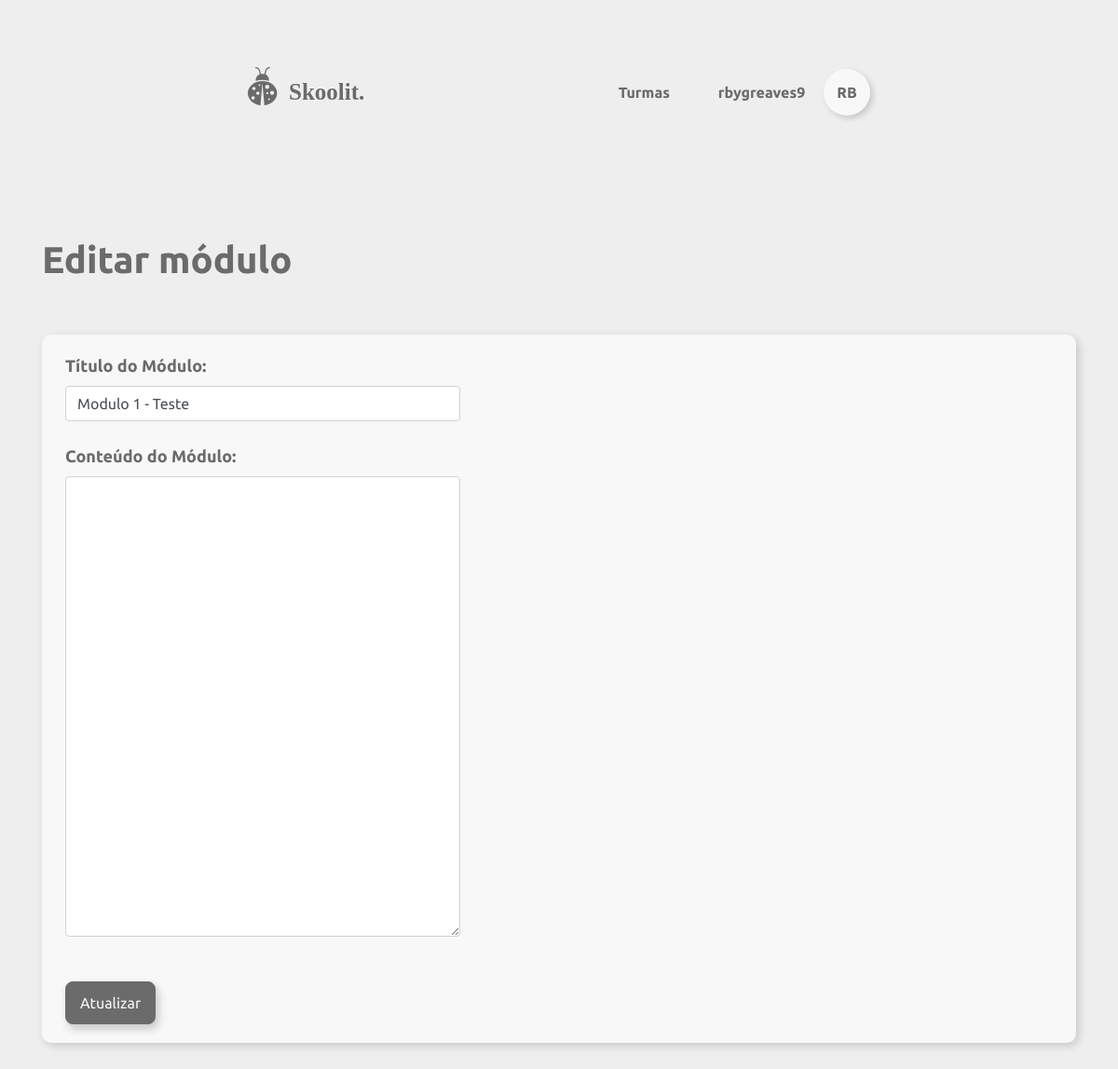
Page /turmas/editar-modulo/2/1 (signed in) on the committed database.
### skoolit/models/usuario.py (models this page shows, shortened)
class Usuario(UserMixin,db.Model):
	__tablename__ = 'usuarios'
	id = db.Column(db.Integer, primary_key=True)
	email = db.Column(db.String, nullable=False)
	papel = db.Column(db.String)
	nome = db.Column(db.String, nullable=False)
	hashSenha = db.Column(db.String, nullable=False)
	__mapper_args__ = {
		'polymorphic_identity':'usuario',
		'polymorphic_on':papel
    }
	def dbGetUser(id):
		return Usuario.query.filter_by(id=id).first_or_404()

### skoolit/models/modulo.py (models this page shows, shortened)
class Modulo(db.Model):
	__tablename__ = 'modulos'
	id = db.Column(db.Integer, primary_key=True, autoincrement=True)
	titulo = db.Column(db.String, nullable=False)
	turma_id = db.Column(db.Integer, db.ForeignKey('turmas.id'), nullable=False)
	texto = db.Column(db.Text, nullable=False)
	def dbGetModulo(id):
		return Modulo.query.filter_by(id=id).first_or_404()

### skoolit/views/turmas.py (the view)
@turmas.route('/editar-modulo/<id>/<modulo_id>', methods=['POST', 'GET'])
def editarModulo(id, modulo_id):
	turma = Turma.dbGetTurma(id)
	if not turma.ehProfessor(current_user.id):
		return redirect(url_for('turmas.listar', id=turma.id))
	modulo = Modulo.dbGetModulo(modulo_id)
	form = EditarModuloForm()
	if form.validate_on_submit():
		titulo = form.titulo.data
		texto = form.texto.data
		modulo.dbUpdateModulo(titulo=titulo, texto=texto)
		return redirect(url_for('turmas.listar', id=turma.id))
	return render_template('turmas/editar_modulo.html', form=form, modulo=modulo)

### skoolit/forms/turmas_forms.py
class EditarModuloForm(FlaskForm):
    titulo = StringField("Título do Módulo: ", validators=[CampoObrigatorio()])
    texto = TextAreaField("Conteúdo do Módulo: ", validators=[CampoObrigatorio()])
    submit = SubmitField("Atualizar")

### skoolit/models/turma.py (called while the page is built)
	def dbGetTurma(id):
		return Turma.query.filter_by(id=id).first_or_404()

	def ehProfessor(self, id):
		for prof in self.professores:
			if str(prof.id) == str(id):
				return True
		return False

### skoolit/views/auth.py (called while the page is built)
@loginManager.user_loader
def load_user(id):
    return Usuario.dbGetUser(id)

### skoolit/views/turmas.py (called while the page is built)
@turmas.before_request
@login_required
def exigirLogin():
	pass

### skoolit/templates/turmas/editar_modulo.html (shortened to what this page needs)
{% extends "navfoot.html" %}
{% block style %}
    <link rel="stylesheet" href="{{ url_for('static', filename='turmas/criar_turma.css') }}">
{% endblock %}
{% block content %}
<div class="container conteudo">
	<div class="d-flex justify-content-between mb-5">
		<h1 class="bold">Editar módulo</h1>
	</div>
	<form class="form-turma" method="POST">
		<div class="d-flex">
			<div class="col-5 mr-auto">
				{{form.titulo.label(class="form-label")}}
				{{form.titulo(class="form-control", size=40, value=modulo.titulo)}}
				<br>
			</div>
		</div>
		<div class="d-flex flex-wrap justify-content-start align-items-start">
			<div class="col-5">
				{{form.texto.label(class="form-label")}}
				{{form.texto(class="form-control", cols=15, rows=20)|safe}}
				<br>
			</div>
		</div>
		<br>
		<div class="d-flex">
			<div class="col-5 mr-auto">
				{{form.submit(class="btn")}}
			</div>
		</div>
	</form>
</div>
{% endblock %}

### skoolit/templates/navfoot.html (shortened to what this page needs)
{% extends "base.html" %}
{% block navbar %}
<div class="navbar d-flex justify-content-between">
	{% if current_user.is_anonymous %}
		<a href="{{url_for('landing')}}"><img src="{{ url_for('static', filename='logo.svg') }}" alt="logo"></a>
	{% else %}
		<a href="{{url_for('home')}}"><img src="{{ url_for('static', filename='logo.svg') }}" alt="logo"></a>
	{% endif %}
	<div class="mt-3">
		{% if request.path != '/' and request.path != '/pagina_inicial' %}
			<div class="d-inline-block">
				{% if current_user.papel == "adm" %}
				<a class="navbar-btn mr-3" role="button" href="{{url_for('usuarios.listar')}}"><b>Usuarios</b></a>
				<a class="navbar-btn mr-3" role="button" href="{{url_for('materias.listar')}}"><b>Materias</b></a>
				<a class="navbar-btn mr-5" role="button" href="{{url_for('turmas.listar')}}"><b>Turmas</b></a>
				{% else %}
				<a class="navbar-btn mr-5" role="button" href="{{url_for('home')}}"><b>Turmas</b></a>
				{% endif %}
			</div>
		{% endif %}
		{% if current_user.is_anonymous %}
			{% if request.path != '/pagina_inicial' and request.path != '/' %}
				<a class="navbar-btn mr-3" href="{{url_for('auth.login')}}"><b>Fazer login</b></a>
			{% endif %}
		{% else %}
			<div  class="dropdown show d-inline-block">
				<p class="mr-3 d-inline-block"><b>{{ current_user.nome }}</b></p>
				<a class="perfil-menu" href="#" role="button" id="dropdownMenuLink" data-toggle="dropdown" aria-haspopup="true" aria-expanded="false">
					<div class="perfil-circulo rounded-circle text-center">
						<b>{{ current_user.nome[0:2].upper()}}</b>
					</div>
				</a>
			</div>
		{% endif %}
	</div>
</div>
{% endblock %}

### skoolit/static/geral.css (style rules this page uses)
html { --background: #EFEEEE; --background-card: #A2A2A2; --white: #F8F8F8 !important; --accent: #6B6B6B; --accent-hover: #585858; --font: #6B6B6B; }
body { background-color: var(--background); }
* { font-family: 'Ubuntu', sans-serif; color: var(--font); }
.container.conteudo { margin-top: 120px; }
.btn { background-color: var(--accent) !important; border-color: var(--accent) !important; color: var(--white); border-radius: 8px; padding: 10px 15px; box-shadow: 3px 5px 10px rgba(0, 0, 0, .2); outline: none !important; }
.bold { font-weight: bold; }

### skoolit/static/navfoot.css (style rules this page uses)
.navbar { margin-left: 250px; margin-right: 250px; margin-top: 50px }
a.perfil-menu, a.opcao-menu, a.navbar-btn, a.opcao-menu:active { color: inherit; text-decoration: none; outline: none; }
.dropdown a { background-color: var(--white) transparent !important; }
.perfil-circulo { width: 50px; height: 50px; background-color: var(--white); box-shadow: 3px 3px 6px rgba(0, 0, 0, .16); display: inline-flex; align-items: center; justify-content: center; }

### skoolit/static/turmas/criar_turma.css (style rules this page uses)
form .form-label { font-size: 18px; font-weight: bold; }
.form-turma { background-color: var(--white); border-color: var(--white); border-radius: 10px; box-shadow: 3px 3px 10px rgba(0, 0, 0, .16); padding: 20px 10px; margin-bottom: 30px; width: 100%; }

### rows in the picture
Usuario: nome "rbygreaves9", nome "RB"
Modulo: titulo "Modulo 1 - Teste"
